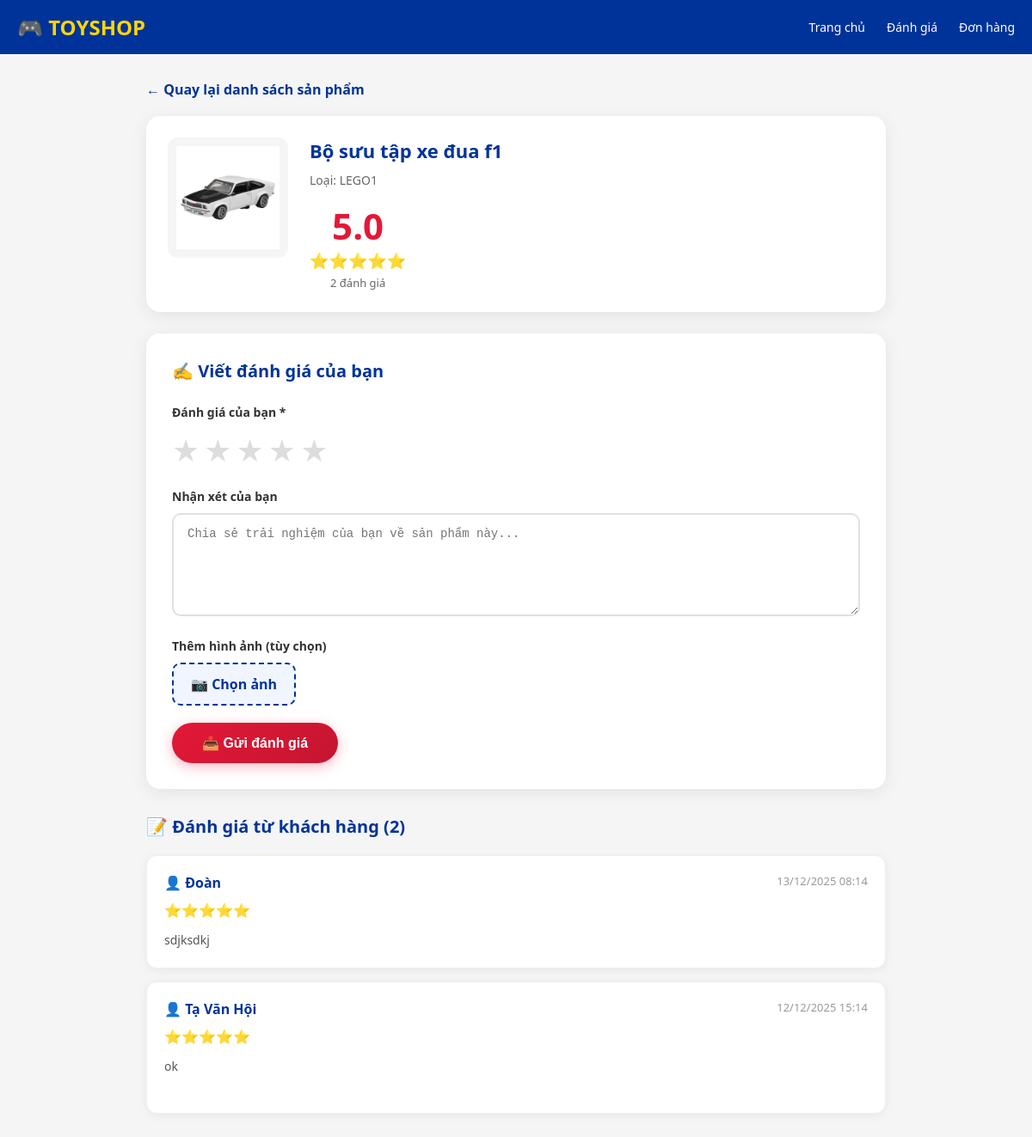
/Home/reviewProduct/46 (signed in), run on the app's committed database.
### tables this page shows
CREATE TABLE `tblsanpham` (
  `maLoaiSP` varchar(50) NOT NULL,
  `masp` varchar(20) NOT NULL,
  `tensp` varchar(50) NOT NULL,
  `hinhanh` varchar(50) DEFAULT NULL,
  `soluong` int(11) NOT NULL DEFAULT 0,
  `giaNhap` decimal(15,0) DEFAULT 0,
  `giaXuat` decimal(15,0) DEFAULT 0,
  `doTuoi` varchar(50) DEFAULT NULL,
  `mota` varchar(200) DEFAULT NULL,
  `createDate` date DEFAULT NULL,
  `promotion_id` int(11) DEFAULT NULL,
  `discount_percent` int(11) DEFAULT NULL
);

CREATE TABLE `reviews` (
  `id` int(11) NOT NULL,
  `user_id` int(11) NOT NULL,
  `user_name` varchar(255) NOT NULL,
  `user_email` varchar(255) NOT NULL,
  `product_id` varchar(50) NOT NULL,
  `rating` int(11) NOT NULL DEFAULT 5,
  `comment` text DEFAULT NULL,
  `image` varchar(255) DEFAULT NULL,
  `status` varchar(20) DEFAULT 'pending',
  `created_at` datetime DEFAULT current_timestamp(),
  `updated_at` datetime DEFAULT NULL
);

### app/Controller.php (called while the page is built, shortened)
<?php
class Controller {
    public function model($model){
        return new $model;
    }
    public function view($view, $data = []){
        extract($data);
        require "./views/" . $view . ".php";
    }
}

### controllers/Home.php (called while the page is built, shortened)
<?php
class Home extends Controller{
    public function reviewProduct($masp) {
        $productModel = $this->model('AdProducModel');
        $reviewModel = $this->model('ReviewModel');
        $product = $productModel->find('tblsanpham', $masp);
        $reviews = $reviewModel->getByProduct($masp);
        $stats = $reviewModel->getProductStats($masp);
        $this->view('Font_end/ReviewFormView', [
            'product' => $product,
            'reviews' => $reviews,
            'stats' => $stats
        ]);
    }
}

### app/App.php (called while the page is built, shortened)
<?php
class App{
    protected $action="Show";
 public function __construct(){
        $arr=array();
        if(isset($_GET["url"])){
            $arr=$this->urlprocess();
        }
        if(isset($arr[0])&& file_exists("./controllers/".$arr[0].".php")){
            unset($arr[0]);
        }
        $this->controller= new $this->controller;
        if(isset($arr[1]) && method_exists($this->controller,$arr[1])){
            $this->action=$arr[1];
        }
        unset($arr[1]);
        $this->param =$arr?array_values($arr):array();
        call_user_func_array(array($this->controller,$this->action),$this->param);
    }
   public function urlprocess(){
        if(isset($_GET["url"])){
           return explode('/', filter_var(trim($_GET["url"],'/')));
        }
        return array();
    }
}

### index.php (called while the page is built, shortened)
<?php
require_once "app/DB.php";
require_once "app/Controller.php";
require_once "app/App.php";
$App = new App();
?>

### app/DB.php (called while the page is built, shortened)
<?php
class DB
{
    private $host = 'localhost';
    private $user = 'root';
    private $pass = '';
    private $dbname = 'websitedochoi';
    public function __construct()
    {
        $this->db = $this->Connect();
    }
    public function Connect()
    {
        try {
            $dsn = 'mysql:host=' . $this->host . ';port=3306;dbname=' . $this->dbname . ';charset=utf8mb4';
            $pdo = new PDO($dsn, $this->user, $this->pass);
            $pdo->setAttribute(PDO::ATTR_DEFAULT_FETCH_MODE, PDO::FETCH_ASSOC);
            $pdo->setAttribute(PDO::ATTR_ERRMODE, PDO::ERRMODE_EXCEPTION);
            return $pdo;
        } catch (PDOException $e) {
            error_log("Database connection error: " . $e->getMessage());
            die("Không thể kết nối database. Vui lòng kiểm tra cấu hình.");
        }
    }
}

### models/AdProducModel.php (called while the page is built, shortened)
<?php
require_once __DIR__ . "/BaseModel.php";
class AdProducModel extends BaseModel {
    public function find($table, $masp) {
        try {
            $stmt = $this->db->prepare("SELECT * FROM $table WHERE masp = :masp LIMIT 1");
            $stmt->bindParam(":masp", $masp);
            $stmt->execute();
            return $stmt->fetch(PDO::FETCH_ASSOC);
        } catch (PDOException $e) {
            error_log("AdProducModel::find error: " . $e->getMessage());
            return null;
        }
    }
}

### models/BaseModel.php (called while the page is built, shortened)
<?php
class BaseModel extends DB {
    public function __construct()
    {
        if ($this->db instanceof PDO) {
            $this->db->setAttribute(PDO::ATTR_ERRMODE, PDO::ERRMODE_EXCEPTION);
        } else {
            error_log("❌ BaseModel: \$this->db KHÔNG PHẢI PDO - LỖI KẾT NỐI");
        }
    }
    public function select($sql, $params = []) {
        try {
            $stmt = $this->db->prepare($sql);
            $stmt->execute($params);
            return $stmt->fetchAll(PDO::FETCH_ASSOC);
        } catch (PDOException $e) {
            error_log("Lỗi BaseModel::select(): " . $e->getMessage());
            return [];
        }
    }
}

### models/ReviewModel.php (called while the page is built, shortened)
<?php
require_once __DIR__ . '/BaseModel.php';
class ReviewModel extends BaseModel
{
    protected $table = 'reviews';
    public function getByProduct($productId)
    {
        $sql = "SELECT * FROM {$this->table} WHERE product_id = ? AND status = 'approved' ORDER BY created_at DESC";
        return $this->select($sql, [$productId]);
    }
    public function getProductStats($productId)
    {
        $sql = "SELECT
                    COUNT(*) as total_reviews,
                    AVG(rating) as avg_rating,
                    SUM(CASE WHEN rating = 5 THEN 1 ELSE 0 END) as star_5,
                    SUM(CASE WHEN rating = 4 THEN 1 ELSE 0 END) as star_4,
                    SUM(CASE WHEN rating = 3 THEN 1 ELSE 0 END) as star_3,
                    SUM(CASE WHEN rating = 2 THEN 1 ELSE 0 END) as star_2,
                    SUM(CASE WHEN rating = 1 THEN 1 ELSE 0 END) as star_1
                FROM {$this->table}
                WHERE product_id = ? AND status = 'approved'";
        $result = $this->select($sql, [$productId]);
        return $result[0] ?? null;
    }
}

### views/Font_end/ReviewFormView.php (the view, shortened to what this page needs)
<?php
$product = $data['product'] ?? [];
$reviews = $data['reviews'] ?? [];
$stats = $data['stats'] ?? [];
?>
<!DOCTYPE html>
<html lang="vi">
<head>
</head>
<body>
<header class="site-header">
    <div class="header-container">
        <a href="<?= APP_URL ?>/Home" class="logo">🎮 TOYSHOP</a>
        <nav class="main-nav">
            <a href="<?= APP_URL ?>/Home">Trang chủ</a>
            <a href="<?= APP_URL ?>/Home/reviewList">Đánh giá</a>
            <a href="<?= APP_URL ?>/Home/orderHistory">Đơn hàng</a>
        </nav>
    </div>
</header>
<div class="container">
    <a href="<?= APP_URL ?>/Home/reviewList" class="back-link">← Quay lại danh sách sản phẩm</a>
    <div class="product-header">
        <img src="<?= APP_URL ?>/public/Images/<?= $product['hinhanh'] ?: 'default.png' ?>" alt="">
        <div class="product-header-info">
            <h1><?= htmlspecialchars($product['tensp'] ?? '') ?></h1>
            <p>Loại: <?= htmlspecialchars($product['maLoaiSP'] ?? '') ?></p>
            <?php if ($stats && ($stats['total_reviews'] ?? 0) > 0): ?>
            <div class="rating-stats">
                <div class="avg-rating">
                    <div class="number"><?= number_format($stats['avg_rating'], 1) ?></div>
                    <div class="stars"><?php for ($i = 1; $i <= 5; $i++) echo $i <= round($stats['avg_rating']) ? '⭐' : '☆'; ?></div>
                    <div class="count"><?= $stats['total_reviews'] ?> đánh giá</div>
                </div>
            </div>
            <?php endif; ?>
        </div>
    </div>
    <?php if (isset($_SESSION['user'])): ?>
    <div class="review-form-card">
        <h2>✍️ Viết đánh giá của bạn</h2>
        <form action="<?= APP_URL ?>/Home/submitReview" method="POST" enctype="multipart/form-data">
            <div class="form-group">
                <label class="form-label">Đánh giá của bạn *</label>
                <div class="star-rating">
                    <input type="radio" name="rating" value="5" id="star5" required><label for="star5">★</label>
                    <input type="radio" name="rating" value="4" id="star4"><label for="star4">★</label>
                    <input type="radio" name="rating" value="3" id="star3"><label for="star3">★</label>
                    <input type="radio" name="rating" value="2" id="star2"><label for="star2">★</label>
                    <input type="radio" name="rating" value="1" id="star1"><label for="star1">★</label>
                </div>
            </div>
            <div class="form-group">
                <label class="form-label">Nhận xét của bạn</label>
                <textarea name="comment" class="form-control" placeholder="Chia sẻ trải nghiệm của bạn về sản phẩm này..."></textarea>
            </div>
            <div class="form-group">
                <label class="form-label">Thêm hình ảnh (tùy chọn)</label>
                <div class="image-upload">
                    <label class="upload-btn">📷 Chọn ảnh<input type="file" name="review_image" accept="image/*" onchange="previewImage(this)"></label>
                </div>
            </div>
            <button type="submit" class="btn btn-primary">📤 Gửi đánh giá</button>
        </form>
    </div>
    <?php else: ?>
    <div class="alert alert-warning">⚠️ Vui lòng <a href="<?= APP_URL ?>/AuthController/ShowLogin">đăng nhập</a> để gửi đánh giá</div>
    <?php endif; ?>
    <div class="reviews-list">
        <h2>📝 Đánh giá từ khách hàng (<?= count($reviews) ?>)</h2>
        <?php if (!empty($reviews)): ?>
            <?php foreach ($reviews as $review): ?>
            <div class="review-item">
                <div class="review-header">
                    <span class="review-user">👤 <?= htmlspecialchars($review['user_name']) ?></span>
                    <span class="review-date"><?= date('d/m/Y H:i', strtotime($review['created_at'])) ?></span>
                </div>
                <div class="review-stars"><?php for ($i = 1; $i <= 5; $i++) echo $i <= $review['rating'] ? '⭐' : '☆'; ?></div>
                <?php if ($review['comment']): ?><div class="review-comment"><?= nl2br(htmlspecialchars($review['comment'])) ?></div><?php endif; ?>
            </div>
            <?php endforeach; ?>
        <?php else: ?>
            <p class="empty-reviews">Chưa có đánh giá nào. Hãy là người đầu tiên!</p>
        <?php endif; ?>
    </div>
</div>
</body>
</html>

### views/Font_end/ReviewFormView.php (style rules this page uses)
:root { --primary-red: #e31837; --primary-blue: #003399; --dark-blue: #002266; --yellow: #ffd700; --light-gray: #f5f5f5; --text-dark: #333; }
* { margin: 0; padding: 0; box-sizing: border-box; }
body { font-family: 'Segoe UI', Arial, sans-serif; background: var(--light-gray); min-height: 100vh; }
.site-header { background: var(--primary-blue); padding: 15px 0; }
.header-container { max-width: 1200px; margin: 0 auto; padding: 0 20px; display: flex; align-items: center; justify-content: space-between; }
.logo { font-size: 24px; font-weight: 800; color: var(--yellow); text-decoration: none; }
.main-nav { display: flex; gap: 25px; }
.main-nav a { color: #fff; text-decoration: none; font-size: 14px; font-weight: 500; }
.container { max-width: 900px; margin: 30px auto; padding: 0 20px; }
.back-link { display: inline-flex; align-items: center; gap: 8px; color: var(--primary-blue); text-decoration: none; margin-bottom: 20px; font-weight: 600; }
.product-header { background: #fff; border-radius: 16px; padding: 25px; display: flex; gap: 25px; margin-bottom: 25px; box-shadow: 0 4px 20px rgba(0,0,0,0.08); }
.product-header img { width: 140px; height: 140px; object-fit: contain; border-radius: 12px; background: var(--light-gray); padding: 10px; }
.product-header-info h1 { color: var(--primary-blue); font-size: 22px; margin-bottom: 10px; }
.product-header-info p { color: #666; font-size: 14px; }
.rating-stats { display: flex; align-items: center; gap: 15px; margin-top: 15px; }
.avg-rating { text-align: center; }
.avg-rating .number { font-size: 42px; font-weight: 700; color: var(--primary-red); }
.avg-rating .stars { color: #f39c12; font-size: 18px; }
.avg-rating .count { color: #666; font-size: 13px; margin-top: 5px; }
.review-form-card { background: #fff; border-radius: 16px; padding: 30px; margin-bottom: 25px; box-shadow: 0 4px 20px rgba(0,0,0,0.08); }
.review-form-card h2 { color: var(--primary-blue); margin-bottom: 25px; font-size: 20px; }
.form-group { margin-bottom: 20px; }
.form-label { display: block; margin-bottom: 10px; font-weight: 600; color: var(--text-dark); font-size: 14px; }
.form-control { width: 100%; padding: 14px 16px; border: 2px solid #e0e0e0; border-radius: 10px; font-size: 14px; transition: all 0.3s; }
textarea.form-control { min-height: 120px; resize: vertical; }
.star-rating { display: flex; gap: 5px; flex-direction: row-reverse; justify-content: flex-end; }
.star-rating label { font-size: 36px; color: #ddd; cursor: pointer; transition: all 0.2s; }
.upload-btn { display: inline-flex; align-items: center; gap: 8px; padding: 12px 20px; background: #f0f5ff; border: 2px dashed var(--primary-blue); border-radius: 10px; cursor: pointer; color: var(--primary-blue); font-weight: 600; transition: all 0.3s; }
.btn { padding: 14px 35px; border-radius: 50px; font-size: 16px; font-weight: 600; cursor: pointer; border: none; transition: all 0.3s; }
.btn-primary { background: linear-gradient(135deg, var(--primary-red), #c41530); color: #fff; box-shadow: 0 4px 15px rgba(227,24,55,0.3); }
.reviews-list { margin-top: 30px; }
.reviews-list h2 { color: var(--primary-blue); margin-bottom: 20px; font-size: 20px; }
.review-item { background: #fff; border-radius: 12px; padding: 20px; margin-bottom: 15px; box-shadow: 0 2px 12px rgba(0,0,0,0.06); border: 1px solid #eee; }
.review-header { display: flex; justify-content: space-between; margin-bottom: 10px; }
.review-user { font-weight: 600; color: var(--primary-blue); }
.review-date { color: #999; font-size: 13px; }
.review-stars { color: #f39c12; margin-bottom: 12px; font-size: 16px; }
.review-comment { color: #555; line-height: 1.7; font-size: 14px; }

### data on the page
tblsanpham: hinhanh (picture), tensp "Bộ sưu tập xe đua f1", maLoaiSP "LEGO1"
reviews: user_name "Đoàn", created_at "13/12/2025 08:14", rating 5 (drawn), comment "sdjksdkj"
reviews: user_name "Tạ Văn Hội", created_at "12/12/2025 15:14", rating 5 (drawn), comment "ok"

### other printed values
$stats['avg_rating'] "5.0"
$stats['total_reviews'] "2"
count($reviews) "2"
